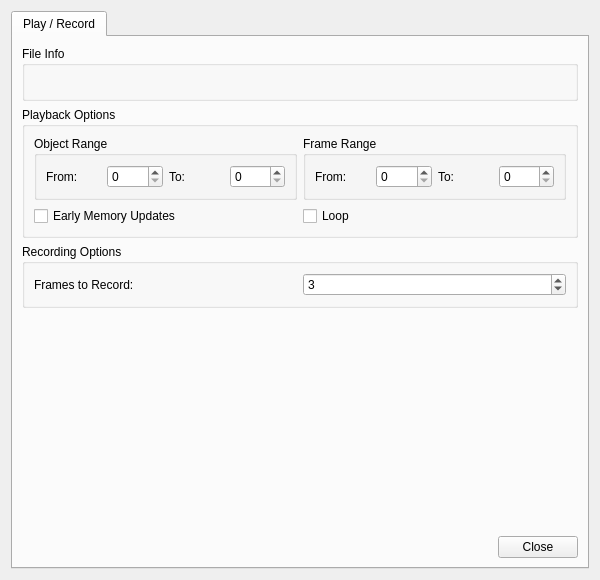
<?xml version="1.0" encoding="UTF-8"?>
<ui version="4.0">
 <class>FIFOPlayerWindow</class>
 <widget class="QWidget" name="FIFOPlayerWindow">
  <property name="geometry">
   <rect>
    <x>0</x>
    <y>0</y>
    <width>600</width>
    <height>580</height>
   </rect>
  </property>
  <property name="windowTitle">
   <string>FIFO Player</string>
  </property>
  <layout class="QVBoxLayout" name="rootLayout">
   <item>
    <widget class="QTabWidget" name="tabWidget">
     <property name="currentIndex">
      <number>0</number>
     </property>
     <widget class="QWidget" name="playRecordTab">
      <attribute name="title">
       <string>Play / Record</string>
      </attribute>
      <layout class="QVBoxLayout" name="playRecordLayout">
       <item>
        <widget class="QGroupBox" name="fileInfoGroup">
         <property name="title">
          <string>File Info</string>
         </property>
         <layout class="QHBoxLayout" name="fileInfoLayout">
          <item>
           <widget class="QLabel" name="infoLabel">
            <property name="text">
             <string notr="true"/>
            </property>
           </widget>
          </item>
         </layout>
        </widget>
       </item>
       <item>
        <widget class="QGroupBox" name="playbackGroup">
         <property name="title">
          <string>Playback Options</string>
         </property>
         <layout class="QGridLayout" name="playbackLayout">
          <item row="0" column="0">
           <widget class="QGroupBox" name="objectRangeGroup">
            <property name="title">
             <string>Object Range</string>
            </property>
            <layout class="QHBoxLayout" name="objectRangeLayout">
             <item>
              <widget class="QLabel" name="objectRangeFromLabel">
               <property name="text">
                <string>From:</string>
               </property>
               <property name="buddy">
                <cstring>objectRangeFromSpinBox</cstring>
               </property>
              </widget>
             </item>
             <item>
              <widget class="QSpinBox" name="objectRangeFromSpinBox"/>
             </item>
             <item>
              <widget class="QLabel" name="objectRangeToLabel">
               <property name="text">
                <string>To:</string>
               </property>
               <property name="buddy">
                <cstring>objectRangeToSpinBox</cstring>
               </property>
              </widget>
             </item>
             <item>
              <widget class="QSpinBox" name="objectRangeToSpinBox"/>
             </item>
            </layout>
           </widget>
          </item>
          <item row="0" column="1">
           <widget class="QGroupBox" name="frameRangeGroup">
            <property name="title">
             <string>Frame Range</string>
            </property>
            <layout class="QHBoxLayout" name="frameRangeLayout">
             <item>
              <widget class="QLabel" name="frameRangeFromLabel">
               <property name="text">
                <string>From:</string>
               </property>
               <property name="buddy">
                <cstring>frameRangeFromSpinBox</cstring>
               </property>
              </widget>
             </item>
             <item>
              <widget class="QSpinBox" name="frameRangeFromSpinBox"/>
             </item>
             <item>
              <widget class="QLabel" name="frameRangeToLabel">
               <property name="text">
                <string>To:</string>
               </property>
               <property name="buddy">
                <cstring>frameRangeToSpinBox</cstring>
               </property>
              </widget>
             </item>
             <item>
              <widget class="QSpinBox" name="frameRangeToSpinBox"/>
             </item>
            </layout>
           </widget>
          </item>
          <item row="1" column="0">
           <widget class="QCheckBox" name="earlyMemoryUpdatesCheckBox">
            <property name="text">
             <string>Early Memory Updates</string>
            </property>
           </widget>
          </item>
          <item row="1" column="1">
           <widget class="QCheckBox" name="loopCheckBox">
            <property name="text">
             <string>Loop</string>
            </property>
           </widget>
          </item>
         </layout>
        </widget>
       </item>
       <item>
        <widget class="QGroupBox" name="recordingGroup">
         <property name="title">
          <string>Recording Options</string>
         </property>
         <layout class="QHBoxLayout" name="recordingLayout">
          <item>
           <widget class="QLabel" name="frameRecordCountLabel">
            <property name="text">
             <string>Frames to Record:</string>
            </property>
            <property name="buddy">
             <cstring>frameRecordCountSpinBox</cstring>
            </property>
           </widget>
          </item>
          <item>
           <widget class="QSpinBox" name="frameRecordCountSpinBox">
            <property name="minimum">
             <number>1</number>
            </property>
            <property name="maximum">
             <number>3600</number>
            </property>
            <property name="value">
             <number>3</number>
            </property>
           </widget>
          </item>
         </layout>
        </widget>
       </item>
       <item>
        <spacer name="verticalSpacer">
         <property name="orientation">
          <enum>Qt::Orientation::Vertical</enum>
         </property>
         <property name="sizeHint" stdset="0">
          <size>
           <width>20</width>
           <height>40</height>
          </size>
         </property>
        </spacer>
       </item>
       <item>
        <widget class="QDialogButtonBox" name="buttonBox">
         <property name="standardButtons">
          <set>QDialogButtonBox::StandardButton::Close</set>
         </property>
        </widget>
       </item>
      </layout>
     </widget>
    </widget>
   </item>
  </layout>
 </widget>
 <tabstops>
  <tabstop>objectRangeFromSpinBox</tabstop>
  <tabstop>objectRangeToSpinBox</tabstop>
  <tabstop>frameRangeFromSpinBox</tabstop>
  <tabstop>frameRangeToSpinBox</tabstop>
  <tabstop>earlyMemoryUpdatesCheckBox</tabstop>
  <tabstop>loopCheckBox</tabstop>
  <tabstop>frameRecordCountSpinBox</tabstop>
 </tabstops>
 <resources/>
 <connections/>
</ui>
